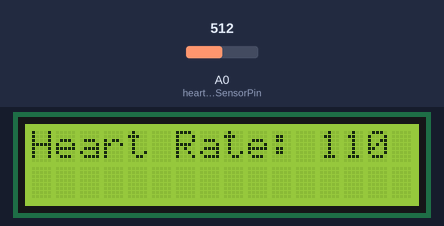
Bench run of a sketch on a simulated Arduino Uno, built with avr-gcc and run on an emulated ATmega328P. Parts: 16×2 character LCD. The test bench sets the inputs (shaded band); at power-on: A0 (heartRateSensorPin) = 512.

Above: at 3.2 s.
3.3 s: A0 (heartRateSensorPin) set to 473
At 5.3 s:
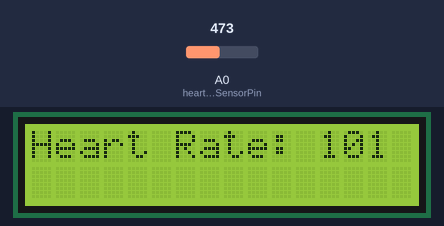
5.6 s: A0 (heartRateSensorPin) set to 455
At 7.2 s:
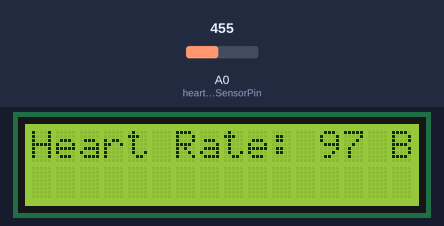
7.6 s: A0 (heartRateSensorPin) set to 52
At 8.8 s:
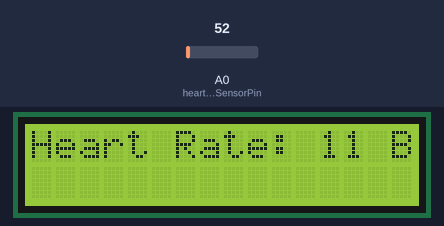
9.7 s: A0 (heartRateSensorPin) set to 42
At 11.6 s:
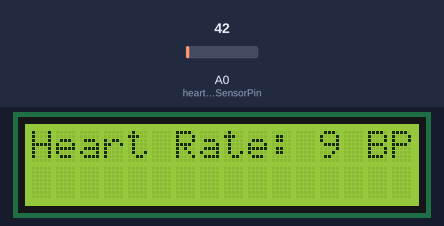
Timing chart, 0 to 12.7 s (numbered marks = the images above; inputs shaded):
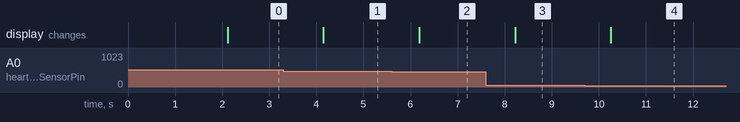

Measured:
- the behaviour switches between 465 and 464 on A0 (heartRateSensorPin) (found by bisection; images 1 and 2)
- the behaviour switches between 47 and 46 on A0 (heartRateSensorPin) (found by bisection; images 3 and 4)
- after the input at 3.3 s, the display: changes after 0.85 s (image 1)
- after the input at 5.6 s, the display: changes after 0.59 s (image 2)
- after the input at 7.6 s, the display: changes after 0.62 s (image 3)
- after the input at 9.7 s, the display: changes after 0.56 s (image 4)

The sketch:

sketch_jul09a.ino
```cpp
#include <LiquidCrystal_I2C.h>

LiquidCrystal_I2C lcd(0x27, 16, 2); // Change the LCD address if necessary

const int heartRateSensorPin = A0; // Pin connected to the heart rate sensor

void setup() {
  lcd.begin(16, 2);
  lcd.print(" Heart Monitor ");
  lcd.setCursor(0, 1);
  lcd.print("   Initializing ");
  delay(2000);
  lcd.clear();
}

void loop() {
  int heartRate = getHeartRate(); // Read the heart rate value

  // Display the heart rate on the LCD
  lcd.setCursor(0, 0);
  lcd.print("Heart Rate: ");
  lcd.print(heartRate);
  lcd.print(" BPM");

  delay(1000); // Delay between readings
}

int getHeartRate() {
  int sensorValue = analogRead(heartRateSensorPin); // Read the analog value from the heart rate sensor
  int heartRate = map(sensorValue, 0, 1023, 0, 220); // Map the sensor value to a heart rate range

  return heartRate;
}
```
